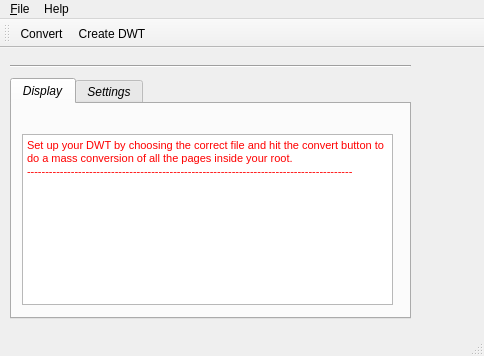
<?xml version="1.0" encoding="UTF-8"?>
<ui version="4.0">
 <class>MainWindow</class>
 <widget class="QMainWindow" name="MainWindow">
  <property name="enabled">
   <bool>true</bool>
  </property>
  <property name="geometry">
   <rect>
    <x>0</x>
    <y>0</y>
    <width>484</width>
    <height>356</height>
   </rect>
  </property>
  <property name="windowTitle">
   <string>MainWindow</string>
  </property>
  <widget class="QWidget" name="centralwidget">
   <property name="autoFillBackground">
    <bool>false</bool>
   </property>
   <widget class="QTabWidget" name="tabWidget">
    <property name="geometry">
     <rect>
      <x>10</x>
      <y>30</y>
      <width>401</width>
      <height>241</height>
     </rect>
    </property>
    <property name="font">
     <font>
      <italic>true</italic>
     </font>
    </property>
    <property name="currentIndex">
     <number>0</number>
    </property>
    <widget class="QWidget" name="display">
     <attribute name="title">
      <string>Display</string>
     </attribute>
     <widget class="QWidget" name="gridLayoutWidget">
      <property name="geometry">
       <rect>
        <x>10</x>
        <y>30</y>
        <width>371</width>
        <height>171</height>
       </rect>
      </property>
      <layout class="QGridLayout" name="gridLayout">
       <item row="0" column="0">
        <widget class="QTextBrowser" name="textBrowser">
         <property name="enabled">
          <bool>true</bool>
         </property>
         <property name="frameShadow">
          <enum>QFrame::Sunken</enum>
         </property>
         <property name="html">
          <string>&lt;!DOCTYPE HTML PUBLIC &quot;-//W3C//DTD HTML 4.0//EN&quot; &quot;http://www.w3.org/TR/REC-html40/strict.dtd&quot;&gt;
&lt;html&gt;&lt;head&gt;&lt;meta name=&quot;qrichtext&quot; content=&quot;1&quot; /&gt;&lt;style type=&quot;text/css&quot;&gt;
p, li { white-space: pre-wrap; }
&lt;/style&gt;&lt;/head&gt;&lt;body style=&quot; font-family:'MS Shell Dlg 2'; font-size:8.25pt; font-weight:400; font-style:italic;&quot;&gt;
&lt;p style=&quot; margin-top:0px; margin-bottom:0px; margin-left:0px; margin-right:0px; -qt-block-indent:0; text-indent:0px;&quot;&gt;&lt;span style=&quot; font-size:8pt; font-style:normal; color:#ff0000;&quot;&gt;Set up your DWT by choosing the correct file and hit the convert button to do a mass conversion of all the pages inside your root.&lt;/span&gt;&lt;/p&gt;
&lt;p style=&quot; margin-top:0px; margin-bottom:0px; margin-left:0px; margin-right:0px; -qt-block-indent:0; text-indent:0px;&quot;&gt;&lt;span style=&quot; font-size:8pt; font-style:normal; color:#ff0000;&quot;&gt;-----------------------------------------------------------------------------------------&lt;/span&gt;&lt;/p&gt;&lt;/body&gt;&lt;/html&gt;</string>
         </property>
        </widget>
       </item>
      </layout>
     </widget>
    </widget>
    <widget class="QWidget" name="settings">
     <attribute name="title">
      <string>Settings</string>
     </attribute>
     <widget class="QLabel" name="label">
      <property name="geometry">
       <rect>
        <x>10</x>
        <y>10</y>
        <width>81</width>
        <height>16</height>
       </rect>
      </property>
      <property name="font">
       <font>
        <italic>false</italic>
       </font>
      </property>
      <property name="text">
       <string>Root Directory:</string>
      </property>
     </widget>
     <widget class="QLineEdit" name="lineEdit">
      <property name="geometry">
       <rect>
        <x>110</x>
        <y>10</y>
        <width>113</width>
        <height>20</height>
       </rect>
      </property>
     </widget>
     <widget class="QLabel" name="label_2">
      <property name="geometry">
       <rect>
        <x>240</x>
        <y>10</y>
        <width>141</width>
        <height>16</height>
       </rect>
      </property>
      <property name="font">
       <font>
        <family>Arial Rounded MT Bold</family>
        <pointsize>8</pointsize>
        <italic>true</italic>
       </font>
      </property>
      <property name="text">
       <string>Ex: .\convert\deep</string>
      </property>
     </widget>
     <widget class="QLabel" name="label_3">
      <property name="geometry">
       <rect>
        <x>10</x>
        <y>40</y>
        <width>101</width>
        <height>16</height>
       </rect>
      </property>
      <property name="font">
       <font>
        <italic>false</italic>
       </font>
      </property>
      <property name="text">
       <string>Endfile Extension:</string>
      </property>
     </widget>
     <widget class="QLineEdit" name="lineEdit_2">
      <property name="geometry">
       <rect>
        <x>110</x>
        <y>40</y>
        <width>113</width>
        <height>20</height>
       </rect>
      </property>
     </widget>
     <widget class="QLabel" name="label_4">
      <property name="geometry">
       <rect>
        <x>240</x>
        <y>40</y>
        <width>141</width>
        <height>16</height>
       </rect>
      </property>
      <property name="font">
       <font>
        <family>Arial Rounded MT Bold</family>
        <pointsize>8</pointsize>
        <italic>true</italic>
       </font>
      </property>
      <property name="text">
       <string>Ex: _old.htm</string>
      </property>
     </widget>
     <widget class="QPushButton" name="pushButton_2">
      <property name="geometry">
       <rect>
        <x>10</x>
        <y>180</y>
        <width>75</width>
        <height>23</height>
       </rect>
      </property>
      <property name="font">
       <font>
        <italic>false</italic>
       </font>
      </property>
      <property name="text">
       <string>Save</string>
      </property>
     </widget>
    </widget>
   </widget>
   <widget class="Line" name="line">
    <property name="geometry">
     <rect>
      <x>10</x>
      <y>10</y>
      <width>401</width>
      <height>16</height>
     </rect>
    </property>
    <property name="orientation">
     <enum>Qt::Horizontal</enum>
    </property>
   </widget>
  </widget>
  <widget class="QStatusBar" name="statusbar"/>
  <widget class="QMenuBar" name="menubar">
   <property name="geometry">
    <rect>
     <x>0</x>
     <y>0</y>
     <width>484</width>
     <height>21</height>
    </rect>
   </property>
   <widget class="QMenu" name="menu_File">
    <property name="title">
     <string>&amp;File</string>
    </property>
    <addaction name="actionClose"/>
    <addaction name="actionClear_Display"/>
   </widget>
   <widget class="QMenu" name="menuHelp">
    <property name="title">
     <string>Help</string>
    </property>
    <addaction name="actionAbout_Converter"/>
   </widget>
   <addaction name="menu_File"/>
   <addaction name="menuHelp"/>
  </widget>
  <widget class="QToolBar" name="toolBar">
   <property name="enabled">
    <bool>true</bool>
   </property>
   <property name="windowTitle">
    <string>toolBar</string>
   </property>
   <attribute name="toolBarArea">
    <enum>TopToolBarArea</enum>
   </attribute>
   <attribute name="toolBarBreak">
    <bool>false</bool>
   </attribute>
   <addaction name="actionConvert"/>
   <addaction name="actionCreate_DWT"/>
  </widget>
  <action name="actionAbout_Converter">
   <property name="text">
    <string>About Converter</string>
   </property>
  </action>
  <action name="actionClose">
   <property name="text">
    <string>Close</string>
   </property>
  </action>
  <action name="actionClear_Display">
   <property name="text">
    <string>Clear Display</string>
   </property>
  </action>
  <action name="actionConvert">
   <property name="icon">
    <iconset>
     <normaloff>Icons/Free MP3 Converter-256.png</normaloff>Icons/Free MP3 Converter-256.png</iconset>
   </property>
   <property name="text">
    <string>Convert</string>
   </property>
   <property name="toolTip">
    <string>Convert files</string>
   </property>
  </action>
  <action name="actionCreate_DWT">
   <property name="icon">
    <iconset>
     <normaloff>Icons/Write-Document-48.png</normaloff>Icons/Write-Document-48.png</iconset>
   </property>
   <property name="text">
    <string>Create DWT</string>
   </property>
   <property name="toolTip">
    <string>Create DWT</string>
   </property>
  </action>
 </widget>
 <resources>
  <include location="Icons/icons.qrc"/>
 </resources>
 <connections>
  <connection>
   <sender>actionClose</sender>
   <signal>triggered()</signal>
   <receiver>MainWindow</receiver>
   <slot>close()</slot>
   <hints>
    <hint type="sourcelabel">
     <x>-1</x>
     <y>-1</y>
    </hint>
    <hint type="destinationlabel">
     <x>247</x>
     <y>184</y>
    </hint>
   </hints>
  </connection>
  <connection>
   <sender>actionAbout_Converter</sender>
   <signal>triggered()</signal>
   <receiver>textBrowser</receiver>
   <slot>show()</slot>
   <hints>
    <hint type="sourcelabel">
     <x>-1</x>
     <y>-1</y>
    </hint>
    <hint type="destinationlabel">
     <x>207</x>
     <y>240</y>
    </hint>
   </hints>
  </connection>
  <connection>
   <sender>actionClear_Display</sender>
   <signal>triggered()</signal>
   <receiver>textBrowser</receiver>
   <slot>clear()</slot>
   <hints>
    <hint type="sourcelabel">
     <x>-1</x>
     <y>-1</y>
    </hint>
    <hint type="destinationlabel">
     <x>207</x>
     <y>240</y>
    </hint>
   </hints>
  </connection>
 </connections>
 <slots>
  <slot>slot1()</slot>
 </slots>
</ui>
